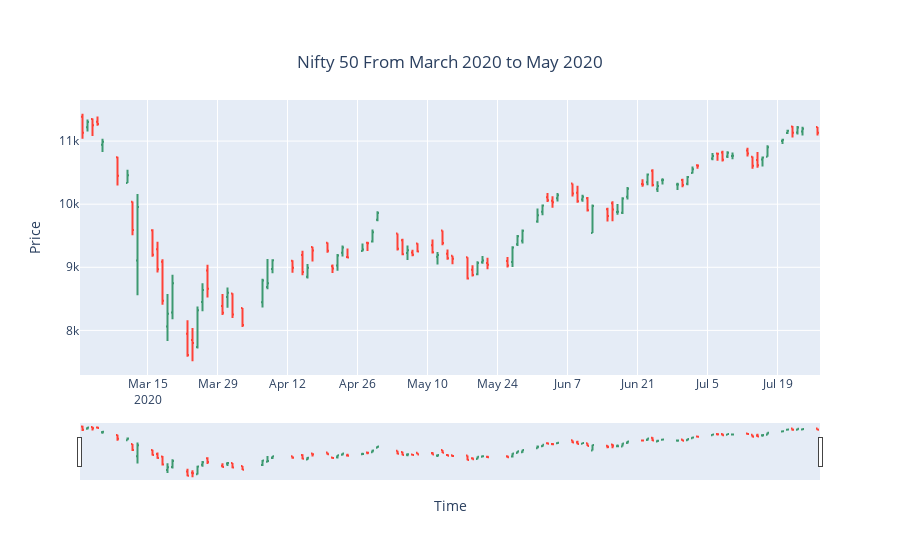

Here is the notebook cell this chart was saved with:
### Markdown cell above
The [OHLC](https://plotly.com/python/ohlc-charts/) chart (for open, high, low and close) is a style of financial chart describing open, high, low and close values for a given x coordinate (most likely time). The tip of the lines represent the low and high values and the horizontal segments represent the open and close values. Sample points where the close value is higher (lower) then the open value are called increasing (decreasing). By default, increasing items are drawn in green whereas decreasing are drawn in red.

### Code cell
# Obtain data from the data frame
OHLC_data = nifty_50_df['3-2020':'2020']

fig = go.Figure(data=go.Ohlc(x=OHLC_data.index,
                            open=OHLC_data['Open'],
                            high=OHLC_data['High'],
                            low=OHLC_data['Low'],
                            close=OHLC_data['Close']))

fig.update_layout(title_text='Nifty 50 From March 2020 to May 2020',
                  title={
                    'y':0.9,
                    'x':0.5,
                    'xanchor': 'center',
                    'yanchor': 'top'},
                  xaxis_rangeslider_visible=True, 
                  xaxis_title="Time", 
                  yaxis_title="Price")

fig.show()
